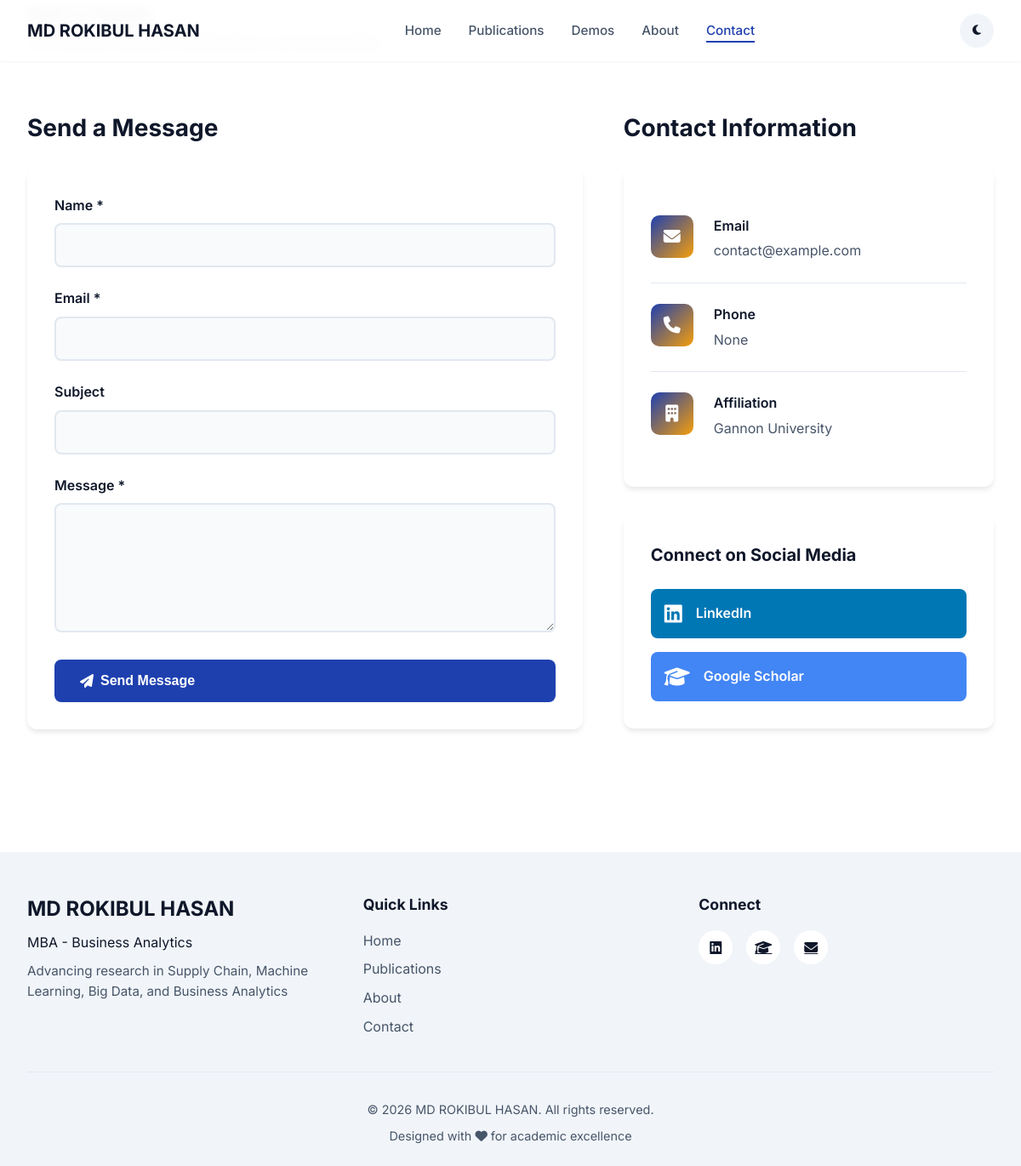
The app's page /contact with its own data.
### models.py (models this page shows, shortened)
class ProfileInfo(db.Model):
    id = db.Column(db.Integer, primary_key=True)
    full_name = db.Column(db.String(200), nullable=False)
    title = db.Column(db.String(200))  # e.g., "MBA - Business Analytics"
    affiliation = db.Column(db.String(300))
    bio = db.Column(db.Text)
    email = db.Column(db.String(120))
    phone = db.Column(db.String(50))
    linkedin_url = db.Column(db.String(300))
    google_scholar_url = db.Column(db.String(300))
    github_url = db.Column(db.String(300))
    twitter_url = db.Column(db.String(300))
    profile_image = db.Column(db.String(255))
    cv_filename = db.Column(db.String(255))
    total_citations = db.Column(db.Integer, default=0)
    h_index = db.Column(db.Integer, default=0)
    i10_index = db.Column(db.Integer, default=0)
    updated_at = db.Column(db.DateTime, default=datetime.utcnow, onupdate=datetime.utcnow)

### app.py (the view, shortened to what this page needs)
    @app.route('/contact', methods=['GET', 'POST'])
    def contact():
        profile = ProfileInfo.query.first()
        return render_template('contact.html', profile=profile)

### templates/contact.html (shortened to what this page needs)
{% extends "base.html" %}
{% block content %}
<section class="page-header">
    <div class="container">
        <h1 class="page-title">Get in Touch</h1>
        <p class="page-subtitle">Let's discuss research collaborations and opportunities</p>
    </div>
</section>
<section class="contact-section">
    <div class="container">
        <div class="contact-grid">
            <div class="contact-form-container">
                <h2>Send a Message</h2>
                <form method="POST" class="contact-form" onsubmit="validateContactForm(event)">
                    <div class="form-group">
                        <label for="name">Name *</label>
                        <input type="text" id="name" name="name" required>
                    </div>
                    <div class="form-group">
                        <label for="email">Email *</label>
                        <input type="email" id="email" name="email" required>
                    </div>
                    <div class="form-group">
                        <label for="subject">Subject</label>
                        <input type="text" id="subject" name="subject">
                    </div>
                    <div class="form-group">
                        <label for="message">Message *</label>
                        <textarea id="message" name="message" rows="6" required></textarea>
                    </div>
                    <button type="submit" class="btn btn-primary btn-block">
                        <i class="fas fa-paper-plane"></i> Send Message
                    </button>
                </form>
            </div>
            <div class="contact-info-container">
                <h2>Contact Information</h2>
                <div class="contact-info-card">
                    <div class="info-item">
                        <div class="info-icon">
                            <i class="fas fa-envelope"></i>
                        </div>
                        <div class="info-content">
                            <h4>Email</h4>
                            <p>{{ profile.email if profile and profile.email else 'contact@example.com' }}</p>
                        </div>
                    </div>
                    {% if profile and profile.phone %}
                    <div class="info-item">
                        <div class="info-icon">
                            <i class="fas fa-phone"></i>
                        </div>
                        <div class="info-content">
                            <h4>Phone</h4>
                            <p>{{ profile.phone }}</p>
                        </div>
                    </div>
                    {% endif %}
                    <div class="info-item">
                        <div class="info-icon">
                            <i class="fas fa-building"></i>
                        </div>
                        <div class="info-content">
                            <h4>Affiliation</h4>
                            <p>{{ profile.affiliation if profile and profile.affiliation else 'Gannon University' }}</p>
                        </div>
                    </div>
                </div>
                <div class="social-connect">
                    <h3>Connect on Social Media</h3>
                    <div class="social-links-large">
                        <a href="http://www.linkedin.com/in/faiaz-chowdhury" target="_blank"
                            class="social-link linkedin">
                            <i class="fab fa-linkedin"></i>
                            <span>LinkedIn</span>
                        </a>
                        <a href="https://scholar.google.com/citations?user=j3B8Dz8AAAAJ&hl=en" target="_blank"
                            class="social-link scholar">
                            <i class="fas fa-graduation-cap"></i>
                            <span>Google Scholar</span>
                        </a>
                    </div>
                </div>
            </div>
        </div>
    </div>
</section>
{% endblock %}

### static/css/style.css (style rules this page uses)
:root { --primary-color: #1e40af; --primary-light: #3b82f6; --primary-dark: #1e3a8a; --secondary-color: #f59e0b; --secondary-light: #fbbf24; --secondary-dark: #d97706; --bg-primary: #ffffff; --bg-secondary: #f8fafc; --bg-tertiary: #f1f5f9; --text-primary: #0f172a; --text-secondary: #475569; --text-tertiary: #94a3b8; --border-color: #e2e8f0; --shadow-sm: 0 1px 2px 0 rgba(0, 0, 0, 0.05); --shadow-md: 0 4px 6px -1px rgba(0, 0, 0, 0.1); --shadow-lg: 0 10px 15px -3px rgba(0, 0, 0, 0.1); --shadow-xl: 0 20px 25px -5px rgba(0, 0, 0, 0.1); --font-primary: 'Inter', -apple-system, BlinkMacSystemFont, 'Segoe UI', sans-serif; --font-secondary: 'Merriweather', Georgia, serif; --container-width: 1200px; --section-padding: 5rem 0; --transition-fast: 0.2s ease; --transition-normal: 0.3s ease; --transition-slow: 0.5s ease; }
* { margin: 0; padding: 0; box-sizing: border-box; }
html { scroll-behavior: smooth; font-size: 16px; }
body { font-family: var(--font-primary); background-color: var(--bg-primary); color: var(--text-primary); line-height: 1.6; transition: background-color var(--transition-normal), color var(--transition-normal); }
.container { max-width: var(--container-width); margin: 0 auto; padding: 0 2rem; }
.btn { display: inline-flex; align-items: center; gap: 0.5rem; padding: 0.875rem 1.75rem; border-radius: 8px; text-decoration: none; font-weight: 600; font-size: 1rem; transition: all var(--transition-normal); border: 2px solid transparent; cursor: pointer; }
.btn-primary { background: var(--primary-color); color: white; }

### templates/contact.html (style rules this page uses)
.contact-section { padding: 4rem 0; }
.contact-grid { display: grid; grid-template-columns: 1.5fr 1fr; gap: 3rem; }
.contact-form-container h2, .contact-info-container h2 { font-size: 1.75rem; margin-bottom: 1.5rem; color: var(--text-primary); }
.contact-form { background: var(--bg-primary); padding: 2rem; border-radius: 12px; box-shadow: var(--shadow-md); }
.form-group { margin-bottom: 1.5rem; }
.form-group label { display: block; font-weight: 600; margin-bottom: 0.5rem; color: var(--text-primary); }
.form-group input, .form-group textarea { width: 100%; padding: 0.875rem; border: 2px solid var(--border-color); border-radius: 8px; background: var(--bg-secondary); color: var(--text-primary); font-size: 1rem; font-family: var(--font-primary); transition: all var(--transition-fast); }
.btn-block { width: 100%; }
.contact-info-card { background: var(--bg-primary); padding: 2rem; border-radius: 12px; box-shadow: var(--shadow-md); margin-bottom: 2rem; }
.info-item { display: flex; gap: 1.5rem; padding: 1.5rem 0; border-bottom: 1px solid var(--border-color); }
.info-item:last-child { border-bottom: none; }
.info-icon { width: 50px; height: 50px; border-radius: 10px; background: linear-gradient(135deg, var(--primary-color), var(--secondary-color)); display: flex; align-items: center; justify-content: center; color: white; font-size: 1.25rem; flex-shrink: 0; }
.info-content h4 { font-size: 1rem; font-weight: 600; margin-bottom: 0.25rem; color: var(--text-primary); }
.info-content p { color: var(--text-secondary); }
.social-connect { background: var(--bg-primary); padding: 2rem; border-radius: 12px; box-shadow: var(--shadow-md); }
.social-connect h3 { font-size: 1.25rem; margin-bottom: 1.5rem; color: var(--text-primary); }
.social-links-large { display: flex; flex-direction: column; gap: 1rem; }
.social-link { display: flex; align-items: center; gap: 1rem; padding: 1rem; border-radius: 8px; text-decoration: none; font-weight: 600; transition: all var(--transition-normal); }
.social-link i { font-size: 1.5rem; }
.social-link.linkedin { background: #0077b5; color: white; }
.social-link.scholar { background: #4285f4; color: white; }

### records on screen
ProfileInfo: email "contact@example.com", phone "None", affiliation "Gannon University"

### other values on screen
{{ current_year or 2026 }} "2026"
